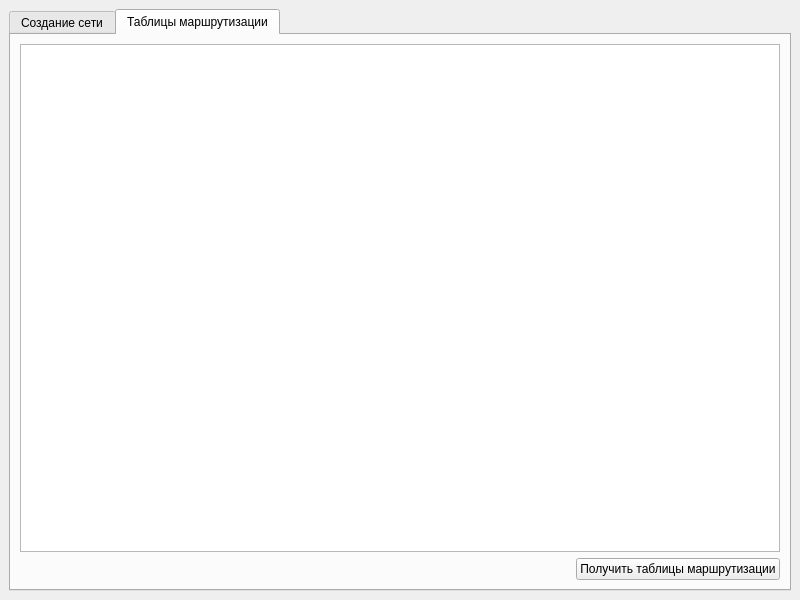
<?xml version="1.0" encoding="UTF-8"?>
<ui version="4.0">
 <class>MainWindow</class>
 <widget class="QMainWindow" name="MainWindow">
  <property name="geometry">
   <rect>
    <x>0</x>
    <y>0</y>
    <width>800</width>
    <height>600</height>
   </rect>
  </property>
  <property name="windowTitle">
   <string>MainWindow</string>
  </property>
  <widget class="QWidget" name="centralwidget">
   <layout class="QVBoxLayout" name="verticalLayout_3">
    <item>
     <widget class="QTabWidget" name="tabWidget">
      <property name="currentIndex">
       <number>1</number>
      </property>
      <property name="tabBarAutoHide">
       <bool>false</bool>
      </property>
      <widget class="QWidget" name="createTab">
       <attribute name="title">
        <string>Создание сети</string>
       </attribute>
       <layout class="QHBoxLayout" name="horizontalLayout">
        <item>
         <layout class="QVBoxLayout" name="verticalLayout">
          <item>
           <widget class="QTableWidget" name="routersTable"/>
          </item>
          <item>
           <widget class="QPushButton" name="addRouter">
            <property name="text">
             <string>Добавить маршрутизатор</string>
            </property>
           </widget>
          </item>
          <item>
           <widget class="QPushButton" name="clearRouters">
            <property name="text">
             <string>Очистить</string>
            </property>
           </widget>
          </item>
         </layout>
        </item>
        <item>
         <layout class="QVBoxLayout" name="verticalLayout_2">
          <item>
           <widget class="QTableWidget" name="routesTable"/>
          </item>
          <item>
           <widget class="QLabel" name="label">
            <property name="text">
             <string>Добавить канал связи, который соединяет</string>
            </property>
           </widget>
          </item>
          <item>
           <layout class="QGridLayout" name="gridLayout">
            <item row="0" column="2">
             <widget class="QLineEdit" name="router2id"/>
            </item>
            <item row="0" column="0">
             <widget class="QLineEdit" name="router1id"/>
            </item>
            <item row="0" column="1">
             <widget class="QLabel" name="label_2">
              <property name="text">
               <string>и</string>
              </property>
             </widget>
            </item>
            <item row="0" column="3">
             <widget class="QLabel" name="label_3">
              <property name="text">
               <string>маршрутизаторы</string>
              </property>
             </widget>
            </item>
           </layout>
          </item>
          <item>
           <widget class="QPushButton" name="addRoute">
            <property name="text">
             <string>Добавить</string>
            </property>
           </widget>
          </item>
          <item>
           <widget class="QPushButton" name="clearRoutes">
            <property name="text">
             <string>Очистить</string>
            </property>
           </widget>
          </item>
         </layout>
        </item>
       </layout>
      </widget>
      <widget class="QWidget" name="resultTab">
       <attribute name="title">
        <string>Таблицы маршрутизации</string>
       </attribute>
       <layout class="QVBoxLayout" name="verticalLayout_4">
        <item>
         <widget class="QTextEdit" name="routingTable"/>
        </item>
        <item>
         <layout class="QHBoxLayout" name="horizontalLayout_2">
          <item>
           <spacer name="horizontalSpacer">
            <property name="orientation">
             <enum>Qt::Horizontal</enum>
            </property>
            <property name="sizeHint" stdset="0">
             <size>
              <width>40</width>
              <height>20</height>
             </size>
            </property>
           </spacer>
          </item>
          <item>
           <widget class="QPushButton" name="pushButton">
            <property name="text">
             <string>Получить таблицы маршрутизации</string>
            </property>
           </widget>
          </item>
         </layout>
        </item>
       </layout>
      </widget>
     </widget>
    </item>
   </layout>
  </widget>
 </widget>
 <resources/>
 <connections/>
</ui>
